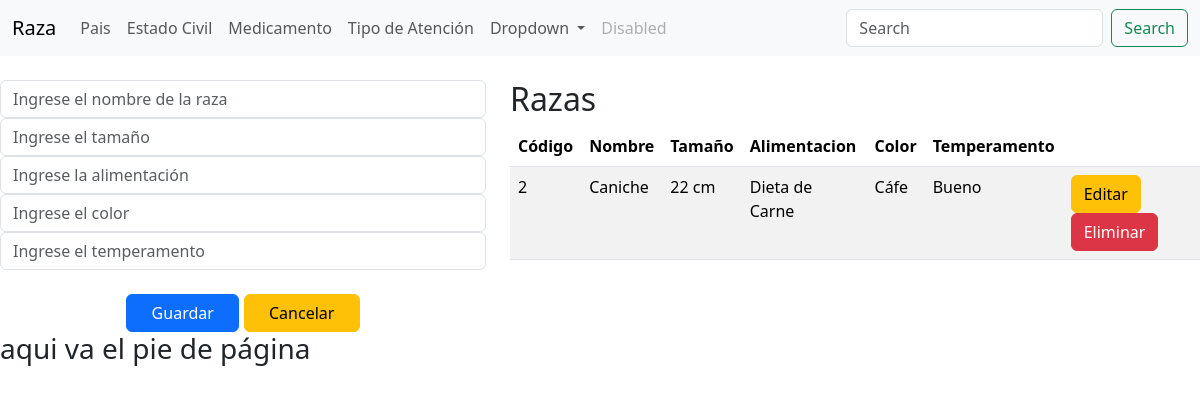
The page / on the database its author committed.
### Aplicaciones/Registro/models.py (models this page shows)
class Raza(models.Model):
    codigo_va=models.AutoField(primary_key=True)
    nombre_va=models.CharField(max_length=50)
    tamano_va=models.CharField(max_length=50)
    alimentacion_va=models.CharField(max_length=150)
    color_va=models.CharField(max_length=50)
    temperamento_va=models.CharField(max_length=50)

### Aplicaciones/Registro/views.py (the view)
# urls.py: path('', views.index, name='index'),
def index(request):
    razas = Raza.objects.all()
    return render(request, 'index.html', {'razas': razas, 'navbar': 'raza'})

### Aplicaciones/Registro/templates/index.html (shortened to what this page needs)
    {% extends "./plantilla.html" %}
    {% block contenido %}
    <div class="row">
       <div class="col-md-5">
         <form class="" action="/guardarRaza/" method="post">
             <input type="text" name="nombre_va" value="" id="nombre_va" placeholder="Ingrese el nombre de la raza" class="form-control" required>
             <input type="text" name="tamano_va" value="" id="tamano_va" placeholder="Ingrese el tamaño" class="form-control" required>
             <input type="text" name="alimentacion_va" value="" id="alimentacion_va" placeholder="Ingrese la alimentación" class="form-control" required>
             <input type="text" name="color_va" value="" id="color_va" placeholder="Ingrese el color" class="form-control" required>
              <input type="text" name="temperamento_va" value="" id="temperamento_va" placeholder="Ingrese el temperamento" class="form-control" required>
              <br>
              <center>
                <button type="submit" name="button" class="btn btn-primary">&nbsp;&nbsp;&nbsp;Guardar&nbsp;&nbsp;&nbsp;</button>
                <button type="reset" name="button" class="btn btn-warning">&nbsp;&nbsp;&nbsp;Cancelar&nbsp;&nbsp;&nbsp;</button>
              </center>
           </form>
       </div>
       <div class="col-md-7">
         <h2>Razas</h2>
     <table class="table table-striped">
         <thead>
             <tr>
                 <th>Código</th>
                 <th>Nombre</th>
                 <th>Tamaño</th>
                 <th>Alimentacion</th>
                 <th>Color</th>
                 <th>Temperamento</th>
                 <th></th>
             </tr>
         </thead>
         <tbody>
             {% for raza in razas %}
                 <tr>
                     <td>{{ raza.codigo_va }}</td>
                     <td>{{ raza.nombre_va }}</td>
                     <td>{{ raza.tamano_va }}</td>
                     <td>{{ raza.alimentacion_va }}</td>
                     <td>{{ raza.color_va }}</td>
                     <td>{{ raza.temperamento_va }}</td>
                     <td>
                     <a href="/editarRaza/{{raza.codigo_va}}" class="btn btn-warning">Editar</a>
                      <a  href="javascript: void(0)" onclick="eliminarRaza('/eliminarRaza/{{raza.codigo_va}}');" class="btn btn-danger">Eliminar</a>
               </td>
                 </tr>
             {% endfor %}
         </tbody>
     </table>
       </div>
    </div>
  {% endblock %}

### rows shown on the page
Raza: codigo_va "2", nombre_va "Caniche", tamano_va "22 cm", alimentacion_va "Dieta de Carne", color_va "Cáfe", temperamento_va "Bueno"
